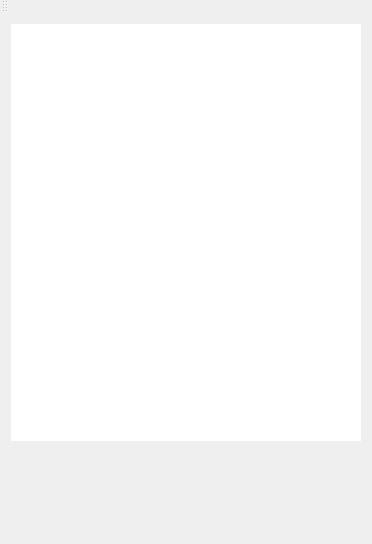
<?xml version="1.0" encoding="UTF-8"?>
<ui version="4.0">
 <class>MusicPlayerClass</class>
 <widget class="QMainWindow" name="MusicPlayerClass">
  <property name="geometry">
   <rect>
    <x>0</x>
    <y>0</y>
    <width>372</width>
    <height>544</height>
   </rect>
  </property>
  <property name="windowTitle">
   <string>MusicPlayer</string>
  </property>
  <property name="styleSheet">
   <string notr="true">*{
border:none
}

QPushButton:hover
{
	
	background-color: rgb(85, 255, 255);
}</string>
  </property>
  <widget class="QWidget" name="centralWidget">
   <layout class="QVBoxLayout" name="verticalLayout">
    <item>
     <widget class="QListWidget" name="listWidget"/>
    </item>
    <item>
     <widget class="QWidget" name="widget" native="true">
      <property name="minimumSize">
       <size>
        <width>0</width>
        <height>64</height>
       </size>
      </property>
      <property name="maximumSize">
       <size>
        <width>16777215</width>
        <height>64</height>
       </size>
      </property>
      <layout class="QHBoxLayout" name="horizontalLayout">
       <item>
        <widget class="QPushButton" name="pushButton">
         <property name="minimumSize">
          <size>
           <width>32</width>
           <height>32</height>
          </size>
         </property>
         <property name="maximumSize">
          <size>
           <width>32</width>
           <height>32</height>
          </size>
         </property>
         <property name="styleSheet">
          <string notr="true">border-image: url(:/C:/Users/Zu XiXin/Downloads/素材.svg);</string>
         </property>
         <property name="text">
          <string/>
         </property>
        </widget>
       </item>
       <item>
        <widget class="QPushButton" name="pushButton_2">
         <property name="minimumSize">
          <size>
           <width>32</width>
           <height>32</height>
          </size>
         </property>
         <property name="maximumSize">
          <size>
           <width>32</width>
           <height>32</height>
          </size>
         </property>
         <property name="styleSheet">
          <string notr="true"/>
         </property>
         <property name="text">
          <string/>
         </property>
        </widget>
       </item>
       <item>
        <widget class="QPushButton" name="pushButton_5">
         <property name="minimumSize">
          <size>
           <width>32</width>
           <height>32</height>
          </size>
         </property>
         <property name="maximumSize">
          <size>
           <width>32</width>
           <height>32</height>
          </size>
         </property>
         <property name="text">
          <string/>
         </property>
        </widget>
       </item>
       <item>
        <widget class="QPushButton" name="pushButton_3">
         <property name="minimumSize">
          <size>
           <width>32</width>
           <height>32</height>
          </size>
         </property>
         <property name="maximumSize">
          <size>
           <width>32</width>
           <height>32</height>
          </size>
         </property>
         <property name="text">
          <string/>
         </property>
        </widget>
       </item>
       <item>
        <widget class="QPushButton" name="pushButton_4">
         <property name="minimumSize">
          <size>
           <width>32</width>
           <height>32</height>
          </size>
         </property>
         <property name="maximumSize">
          <size>
           <width>32</width>
           <height>32</height>
          </size>
         </property>
         <property name="text">
          <string/>
         </property>
        </widget>
       </item>
       <item>
        <widget class="QPushButton" name="pushButton_6">
         <property name="minimumSize">
          <size>
           <width>32</width>
           <height>32</height>
          </size>
         </property>
         <property name="maximumSize">
          <size>
           <width>32</width>
           <height>32</height>
          </size>
         </property>
         <property name="text">
          <string/>
         </property>
        </widget>
       </item>
      </layout>
     </widget>
    </item>
   </layout>
  </widget>
  <widget class="QMenuBar" name="menuBar">
   <property name="geometry">
    <rect>
     <x>0</x>
     <y>0</y>
     <width>372</width>
     <height>25</height>
    </rect>
   </property>
  </widget>
  <widget class="QToolBar" name="mainToolBar">
   <attribute name="toolBarArea">
    <enum>TopToolBarArea</enum>
   </attribute>
   <attribute name="toolBarBreak">
    <bool>false</bool>
   </attribute>
  </widget>
  <widget class="QStatusBar" name="statusBar"/>
 </widget>
 <layoutdefault spacing="6" margin="11"/>
 <resources>
  <include location="MusicPlayer.qrc"/>
 </resources>
 <connections/>
</ui>
